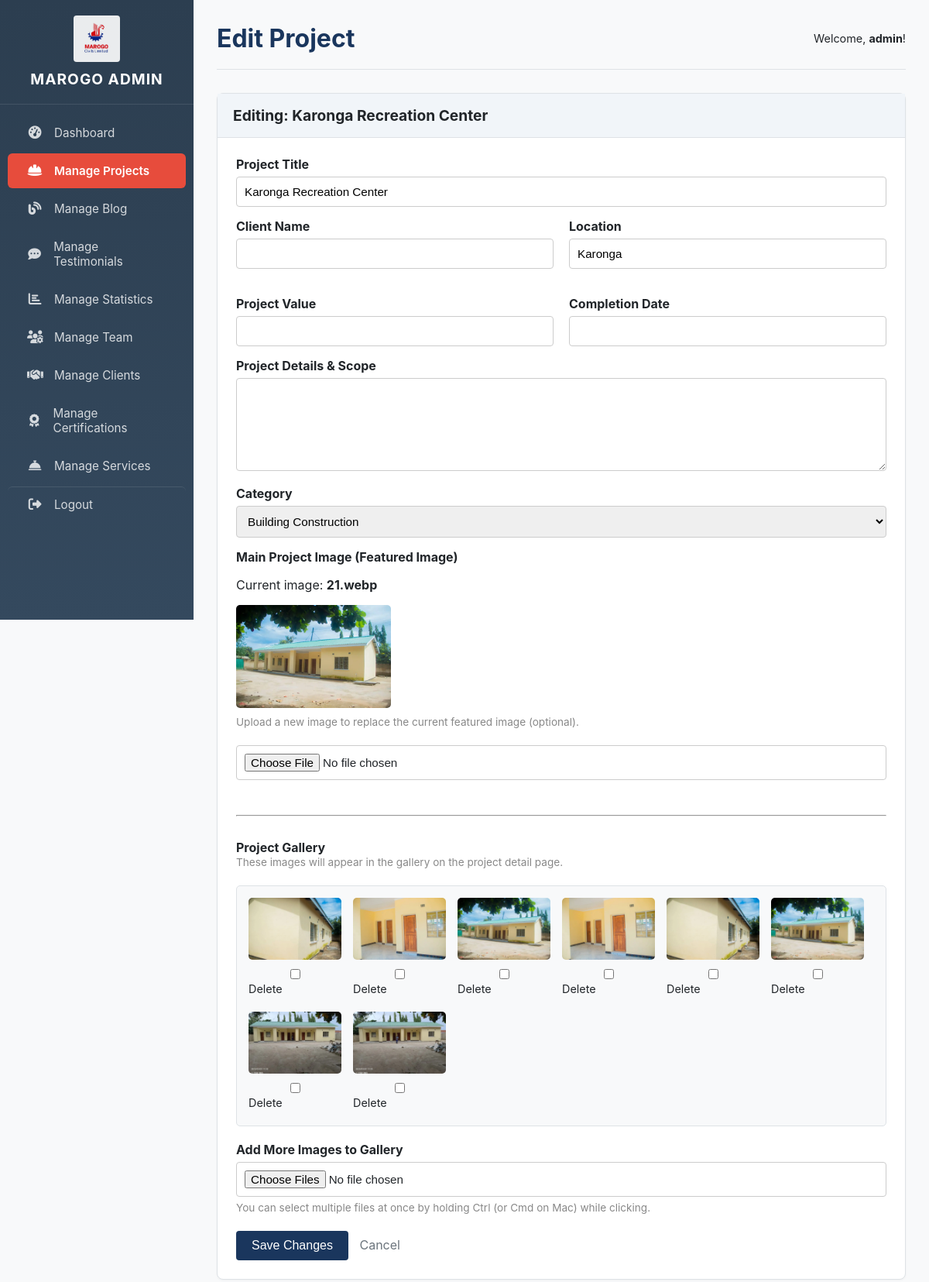
Page /admin/edit/projects/19 (signed in) on the committed database.
### app.py (models this page shows)
class Project(db.Model):
    id = db.Column(db.Integer, primary_key=True)
    title = db.Column(db.String(100), nullable=False)
    client = db.Column(db.String(100))
    location = db.Column(db.String(100))
    project_value = db.Column(db.String(50))
    completion_date = db.Column(db.String(50))
    details = db.Column(db.Text, nullable=False)
    image_url = db.Column(db.String(200), nullable=True)
    category = db.Column(db.String(50), nullable=False, default='General Construction')
    date_posted = db.Column(db.DateTime, nullable=False, default=datetime.datetime.utcnow)
    images = db.relationship('ProjectImage', backref='project', lazy=True, cascade="all, delete-orphan")

class ProjectImage(db.Model):
    id = db.Column(db.Integer, primary_key=True)
    image_url = db.Column(db.String(200), nullable=False)
    project_id = db.Column(db.Integer, db.ForeignKey('project.id'), nullable=False)

### app.py (the view, shortened to what this page needs)
@app.route('/admin/edit/<content_type>/<int:item_id>', methods=['GET', 'POST'])
@login_required
def edit_content(content_type, item_id):
    models = {
        'projects': Project, 'blog': BlogPost, 'testimonials': Testimonial,
        'statistics': Statistic, 'team_members': TeamMember, 'services': Service,
        'client_logos': ClientLogo, 'certifications': Certification
    }
    Model = models.get(content_type)
    if not Model:
        flash('Invalid content type.', 'danger')
        return redirect(url_for('dashboard'))
    item = Model.query.get_or_404(item_id)
    if content_type == 'statistics':
        return render_template('admin/edit_content.html', content_type=content_type, item=item, fa_icons=FA_ICONS)
    return render_template('admin/edit_content.html', content_type=content_type, item=item)

### app.py (called while the page is built)
def login_required(f):
    @wraps(f)
    def decorated_function(*args, **kwargs):
        if 'user_id' not in session:
            flash('Please log in to access this page.', 'warning')
            return redirect(url_for('login'))
        return f(*args, **kwargs)
    return decorated_function

@app.context_processor
def inject_now():
    return {'now': datetime.datetime.utcnow()}

@app.context_processor
def inject_project_categories(): # Make project categories available to all templates
    return {'project_categories': PROJECT_CATEGORIES}

### templates/admin/edit_content.html (shortened to what this page needs)
{% extends "admin/layout_admin.html" %}
{% set content_title = content_type.replace('_', ' ').title() %}
{% block page_title %}Edit {{ content_title[:-1] }}{% endblock %}
{% block content %}
<div class="card">
    <div class="card-header">
        <h3>Editing: {{ item.title or item.author or item.name }}</h3>
    </div>
    <div class="card-body">
        <form method="post" enctype="multipart/form-data">
            {% if content_type == 'projects' %}
                <label for="title">Project Title</label>
                <input type="text" name="title" value="{{ item.title }}" required>
                <div style="display: grid; grid-template-columns: 1fr 1fr; gap: 20px;">
                    <div>
                        <label for="client">Client Name</label>
                        <input type="text" name="client" value="{{ item.client or '' }}">
                    </div>
                    <div>
                        <label for="location">Location</label>
                        <input type="text" name="location" value="{{ item.location or '' }}">
                    </div>
                    <div>
                        <label for="project_value">Project Value</label>
                        <input type="text" name="project_value" value="{{ item.project_value or '' }}">
                    </div>
                    <div>
                        <label for="completion_date">Completion Date</label>
                        <input type="text" name="completion_date" value="{{ item.completion_date or '' }}">
                    </div>
                </div>
                <label for="details">Project Details & Scope</label>
                <textarea name="details" class="tinymce-editor">{{ item.details or '' }}</textarea>
                <label for="category">Category</label>
                <select name="category" required>
                    <option value="Building Construction" {% if item.category == 'Building Construction' %}selected{% endif %}>Building Construction</option>
                </select>
                <label for="project_image">Main Project Image (Featured Image)</label>
                {% if item.image_url %}
                <p>Current image: <strong>{{ item.image_url }}</strong></p>
                <img src="{{ url_for('uploaded_file', filename=item.image_url) }}" alt="Current Image" width="200" style="margin-bottom: 15px; border-radius: 5px;">
                {% endif %}
                <p class="form-hint">Upload a new image to replace the current featured image (optional).</p>
                <input type="file" name="project_image" accept="image/png, image/jpeg, image/jpg">
                <hr style="margin: 30px 0;">
                <label>Project Gallery</label>
                <p class="form-hint" style="margin-top: -6px;">These images will appear in the gallery on the project detail page.</p>
                {% if item.images %}
                <div style="display: flex; flex-wrap: wrap; gap: 15px; margin-bottom: 20px; padding: 15px; background-color: #f8f9fa; border-radius: 5px; border: 1px solid #dee2e6;">
                    {% for img in item.images %}
                    <div style="position: relative; text-align: center;">
                        <img src="{{ url_for('uploaded_file', filename=img.image_url) }}" alt="Gallery thumbnail" width="120" height="80" style="object-fit: cover; border-radius: 5px;">
                        <div style="margin-top: 5px;">
                            <input type="checkbox" name="delete_images" value="{{ img.id }}" id="delete_{{ img.id }}">
                            <label for="delete_{{ img.id }}" style="font-weight: normal; font-size: 0.9em; cursor: pointer;">Delete</label>
                        </div>
                    </div>
                    {% endfor %}
                </div>
                {% else %}
                <p><em>No gallery images have been uploaded for this project yet.</em></p>
                {% endif %}
                <label for="gallery_images">Add More Images to Gallery</label>
                <input type="file" name="gallery_images" accept="image/png, image/jpeg, image/jpg" multiple>
                <p class="form-hint">You can select multiple files at once by holding Ctrl (or Cmd on Mac) while clicking.</p>
            {% elif content_type == 'blog' %}
                <label for="title">Post Title</label>
                <input type="text" name="title" value="{{ item.title }}" required>
                <label for="content">Content</label>
                <textarea name="content" class="tinymce-editor" required>{{ item.content }}</textarea>
            {% endif %}
            <div style="margin-top: 20px;">
                <button type="submit" class="btn-primary-admin">Save Changes</button>
                <a href="{{ url_for('manage_content', content_type=content_type) }}" style="margin-left: 10px; text-decoration: none; color: #6c757d;">Cancel</a>
            </div>
        </form>
    </div>
</div>
{% endblock %}

### static/css/admin.css (style rules this page uses)
:root { --admin-bg: #f8f9fa; --sidebar-bg-start: #2c3e50; --sidebar-bg-end: #34495e; --sidebar-text: rgba(255, 255, 255, 0.8); --sidebar-text-hover: #ffffff; --sidebar-active-bg: #e74c3c; --sidebar-hover-bg: rgba(0, 0, 0, 0.2); --accent-red: #e74c3c; --primary-blue: #2980b9; --primary-blue-dark: #1a365d; --card-border: #dee2e6; --card-header-bg: #f1f5f9; --white: #ffffff; }
body { background-color: var(--admin-bg); font-family: -apple-system, BlinkMacSystemFont, "Segoe UI", Roboto, "Helvetica Neue", Arial, sans-serif; color: #212529; margin: 0; }
.card { background-color: white; border: 1px solid var(--card-border); border-radius: 8px; margin-bottom: 20px; box-shadow: 0 1px 3px rgba(0,0,0,0.04); }
.card-header { padding: 1rem 1.25rem; margin-bottom: 0; background-color: var(--card-header-bg); border-bottom: 1px solid var(--card-border); display: flex; justify-content: space-between; align-items: center; }
.card-header h3 { margin: 0; font-size: 1.2rem; display: flex; align-items: center; gap: 10px; }
.card-body { padding: 1.5rem; }
.btn-primary-admin { background-color: var(--primary-blue-dark); color: white; border: none; padding: 10px 20px; cursor: pointer; border-radius: 4px; font-size: 1em; }
form label { display: block; margin-bottom: 6px; font-weight: bold; text-align: left; }
form input[type="text"], form input[type="password"], form input[type="number"], form input[type="file"], form textarea, form select { width: 100%; padding: 10px; margin-bottom: 15px; border: 1px solid #ccc; border-radius: 4px; box-sizing: border-box; font-size: 0.95em; }
form textarea { min-height: 120px; resize: vertical; }
form p.form-hint { font-size: 0.85em; color: #888; margin-top: -10px; margin-bottom: 20px; line-height: 1.4; text-align: left; }

### rows in the picture
Project: title "Karonga Recreation Center", location "Karonga", category "Building Construction", image_url "21.webp", image_url (picture)
ProjectImage: image_url (picture)
ProjectImage: image_url (picture)
ProjectImage: image_url (picture)
ProjectImage: image_url (picture)
ProjectImage: image_url (picture)
ProjectImage: image_url (picture)
ProjectImage: image_url (picture)
ProjectImage: image_url (picture)

### other values in the picture
{{ content_title[:-1] }} "Project"
{{ session.username }} "admin"
